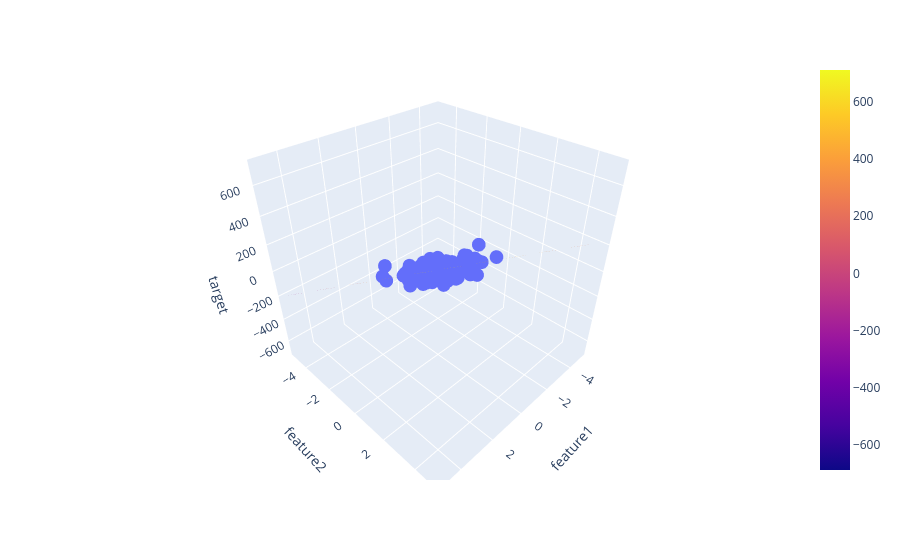

Write notebook code for a chart like this one.
### Code cell
x = np.linspace(-5, 5, 10)
y = np.linspace(-5, 5, 10)
xGrid, yGrid = np.meshgrid(y, x)
final = np.vstack((xGrid.ravel().reshape(1,100),yGrid.ravel().reshape(1,100))).T

z_final = lr.predict(final).reshape(10,10)

z = z_final

final = np.vstack((xGrid.ravel().reshape(1,100),yGrid.ravel().reshape(1,100))).T
     

fig = px.scatter_3d(df, x='feature1', y='feature2', z='target')

fig.add_trace(go.Surface(x = x, y = y, z =z ))

fig
